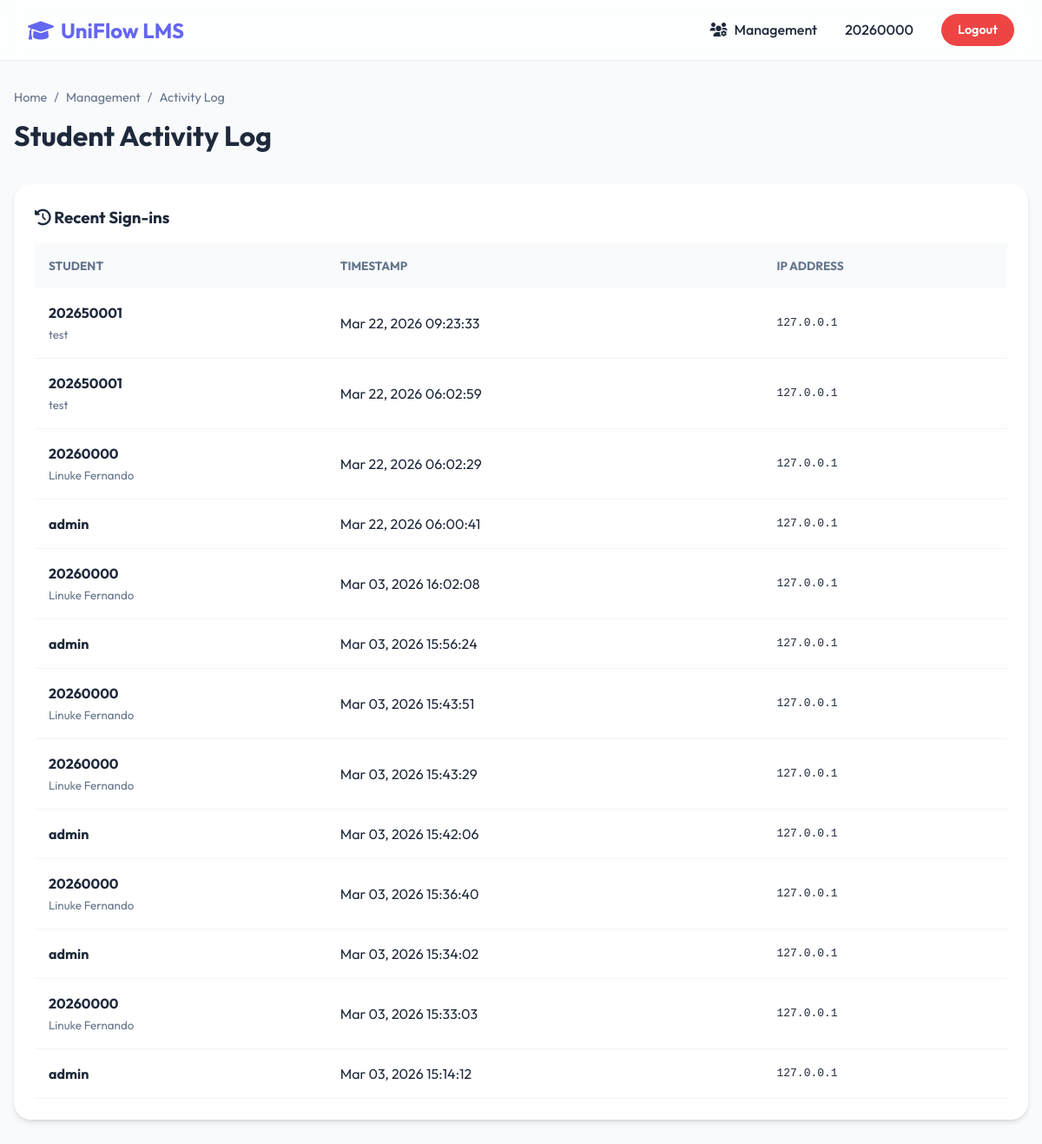
Page /staff/activity/ (signed in) on the committed database.
### core/models.py (models this page shows, shortened)
class User(AbstractUser):
    ROLE_CHOICES = (
        ('lecturer', 'Lecturer'),
        ('student', 'Student'),
    )
    role = models.CharField(max_length=10, choices=ROLE_CHOICES, default='student')
    email = models.EmailField(unique=True)
    must_change_password = models.BooleanField(default=False)
    avatar = models.ImageField(upload_to='avatars/', null=True, blank=True)
    hub_integration_enabled = models.BooleanField(default=False)
    hub_linked_at = models.DateTimeField(null=True, blank=True)
    USERNAME_FIELD = 'email'
    REQUIRED_FIELDS = ['username']

class LoginLog(models.Model):
    user = models.ForeignKey(User, on_delete=models.CASCADE, related_name='login_logs')
    login_at = models.DateTimeField(auto_now_add=True)
    ip_address = models.GenericIPAddressField(null=True, blank=True)

### core/views.py (the view)
# urls.py: path('staff/activity/', views.ActivityLogView.as_view(), name='activity_log'),
class ActivityLogView(LoginRequiredMixin, View):
    def get(self, request):
        if request.user.role != 'lecturer' and not request.user.is_staff:
            return redirect('student_dashboard')
        logs = LoginLog.objects.all().order_by('-login_at')
        return render(request, 'core/activity_log.html', {'logs': logs})

### core/context_processors.py (called while the page is built)
def notifications_processor(request):
    if request.user.is_authenticated and request.user.role == 'student':
        return {
            'global_notifications': Notification.objects.filter(recipient=request.user, is_read=False).order_by('-created_at')
        }
    return {'global_notifications': []}

### templates/core/activity_log.html (shortened to what this page needs)
{% extends 'core/base.html' %}
{% block content %}
<div class="page-header">
    <ul class="breadcrumb">
        <li>Home</li>
        <li><a href="{% url 'lecturer_dashboard' %}" style="color: inherit; text-decoration: none;">Management</a></li>
        <li>Activity Log</li>
    </ul>
    <h1 class="page-title">Student Activity Log</h1>
</div>
<div class="card" style="background: var(--surface); padding: 1.5rem; border-radius: 20px; box-shadow: var(--shadow);">
    <h3 class="card-title"><i class="fas fa-history"></i> Recent Sign-ins</h3>
    <table style="width: 100%; border-collapse: collapse; margin-top: 1rem;">
        <thead>
            <tr style="background: #f8fafc; color: var(--text-light); font-weight: 600; font-size: 0.85rem; text-transform: uppercase;">
                <th style="text-align: left; padding: 1rem;">Student</th>
                <th style="text-align: left; padding: 1rem;">Timestamp</th>
                <th style="text-align: left; padding: 1rem;">IP Address</th>
            </tr>
        </thead>
        <tbody>
            {% for log in logs %}
            <tr style="border-bottom: 1px solid #f1f5f9;">
                <td style="padding: 1rem;">
                    <strong>{{ log.user.username }}</strong><br>
                    <small style="color: var(--text-light);">{{ log.user.get_full_name }}</small>
                </td>
                <td style="padding: 1rem;">{{ log.login_at|date:"M d, Y H:i:s" }}</td>
                <td style="padding: 1rem; font-family: monospace;">{{ log.ip_address|default:"Unknown" }}</td>
            </tr>
            {% empty %}
            <tr>
                <td colspan="3" style="text-align: center; padding: 3rem; color: var(--text-light);">No activity recorded yet.</td>
            </tr>
            {% endfor %}
        </tbody>
    </table>
</div>
{% endblock %}

### templates/core/base.html (shortened to what this page needs)
{% load static %}
<!DOCTYPE html>
<html lang="en">
<head>
    <link rel="stylesheet" href="https://cdnjs.cloudflare.com/ajax/libs/font-awesome/6.0.0/css/all.min.css">
</head>
<body>
    {% if user.is_authenticated %}
    <nav>
        <a href="{% url 'home' %}" class="logo">
            <i class="fas fa-graduation-cap"></i> UniFlow LMS
        </a>
        <div class="nav-links">
            {% if user.role == 'student' %}
                <a href="{% url 'student_dashboard' %}" class="nav-item">
                    <i class="fas fa-book"></i> My Learning
                </a>
                <div class="notification-bell">
                    <i class="fas fa-bell"></i>
                    {% if global_notifications %}
                    <span class="notification-badge">{{ global_notifications|length }}</span>
                    {% endif %}
                </div>
            {% else %}
                <a href="{% url 'lecturer_dashboard' %}" class="nav-item">
                    <i class="fas fa-users-cog"></i> Management
                </a>
            {% endif %}
            <span class="nav-item">{{ user.username }}</span>
            <a href="{% url 'logout' %}" class="btn-logout">Logout</a>
        </div>
    </nav>
    {% endif %}
    <div class="container">
        {% block content %}{% endblock %}
    </div>
</body>
</html>

### templates/core/base.html (style rules this page uses)
:root { --primary: #6366f1; --primary-dark: #4f46e5; --secondary: #64748b; --bg: #f8fafc; --surface: #ffffff; --text: #1e293b; --text-light: #64748b; --accent: #10b981; --danger: #ef4444; --glass: rgba(255, 255, 255, 0.7); --shadow: 0 4px 6px -1px rgb(0 0 0 / 0.1), 0 2px 4px -2px rgb(0 0 0 / 0.1); --shadow-lg: 0 10px 15px -3px rgb(0 0 0 / 0.1), 0 4px 6px -4px rgb(0 0 0 / 0.1); }
* { margin: 0; padding: 0; box-sizing: border-box; }
body { font-family: 'Outfit', sans-serif; background-color: var(--bg); color: var(--text); line-height: 1.5; min-height: 100vh; }
nav { background: var(--glass); backdrop-filter: blur(10px); border-bottom: 1px solid rgba(226, 232, 240, 0.8); position: sticky; top: 0; z-index: 100; height: 70px; display: flex; align-items: center; justify-content: space-between; padding: 0 2rem; }
.logo { font-size: 1.5rem; font-weight: 700; color: var(--primary); text-decoration: none; display: flex; align-items: center; gap: 0.5rem; }
.nav-links { display: flex; align-items: center; gap: 2rem; }
.nav-item { text-decoration: none; color: var(--text); font-weight: 500; transition: color 0.2s; display: flex; align-items: center; gap: 0.5rem; }
.btn-logout { padding: 0.5rem 1.2rem; border-radius: 9999px; background: var(--danger); color: white; text-decoration: none; font-size: 0.9rem; font-weight: 600; transition: opacity 0.2s; }
.container { max-width: 1200px; margin: 2rem auto; padding: 0 1rem; }
.page-header { margin-bottom: 2rem; }
.page-title { font-size: 2rem; font-weight: 700; color: var(--text); }
.breadcrumb { display: flex; gap: 0.5rem; list-style: none; font-size: 0.9rem; color: var(--text-light); margin-bottom: 0.5rem; }
.breadcrumb li::after { content: "/"; margin-left: 0.5rem; }
.breadcrumb li:last-child::after { content: ""; }

### rows in the picture
User: username "20260000"
LoginLog: user.username "202650001", user.get_full_name "test", login_at "Mar 22, 2026 09:23:33", ip_address "127.0.0.1"
LoginLog: user.username "202650001", user.get_full_name "test", login_at "Mar 22, 2026 06:02:59", ip_address "127.0.0.1"
LoginLog: user.username "20260000", user.get_full_name "Linuke Fernando", login_at "Mar 22, 2026 06:02:29", ip_address "127.0.0.1"
LoginLog: user.username "admin", login_at "Mar 22, 2026 06:00:41", ip_address "127.0.0.1"
LoginLog: user.username "20260000", user.get_full_name "Linuke Fernando", login_at "Mar 03, 2026 16:02:08", ip_address "127.0.0.1"
LoginLog: user.username "admin", login_at "Mar 03, 2026 15:56:24", ip_address "127.0.0.1"
LoginLog: user.username "20260000", user.get_full_name "Linuke Fernando", login_at "Mar 03, 2026 15:43:51", ip_address "127.0.0.1"
LoginLog: user.username "20260000", user.get_full_name "Linuke Fernando", login_at "Mar 03, 2026 15:43:29", ip_address "127.0.0.1"
LoginLog: user.username "admin", login_at "Mar 03, 2026 15:42:06", ip_address "127.0.0.1"
LoginLog: user.username "20260000", user.get_full_name "Linuke Fernando", login_at "Mar 03, 2026 15:36:40", ip_address "127.0.0.1"
LoginLog: user.username "admin", login_at "Mar 03, 2026 15:34:02", ip_address "127.0.0.1"
LoginLog: user.username "20260000", user.get_full_name "Linuke Fernando", login_at "Mar 03, 2026 15:33:03", ip_address "127.0.0.1"
LoginLog: user.username "admin", login_at "Mar 03, 2026 15:14:12", ip_address "127.0.0.1"
